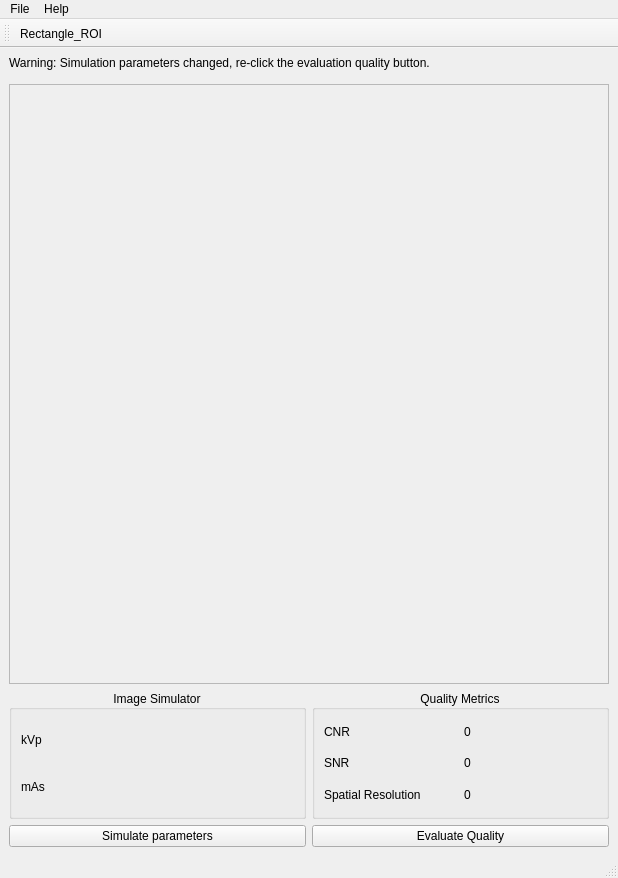
<?xml version="1.0" encoding="UTF-8"?>
<ui version="4.0">
 <class>MainWindow</class>
 <widget class="QMainWindow" name="MainWindow">
  <property name="geometry">
   <rect>
    <x>0</x>
    <y>0</y>
    <width>618</width>
    <height>878</height>
   </rect>
  </property>
  <property name="minimumSize">
   <size>
    <width>618</width>
    <height>878</height>
   </size>
  </property>
  <property name="maximumSize">
   <size>
    <width>16777215</width>
    <height>878</height>
   </size>
  </property>
  <property name="windowTitle">
   <string>MainWindow</string>
  </property>
  <widget class="QWidget" name="centralwidget">
   <layout class="QVBoxLayout" name="central_widget_vlayout">
    <property name="leftMargin">
     <number>9</number>
    </property>
    <property name="topMargin">
     <number>0</number>
    </property>
    <item>
     <widget class="QLabel" name="warning_label">
      <property name="maximumSize">
       <size>
        <width>16777215</width>
        <height>30</height>
       </size>
      </property>
      <property name="text">
       <string>Warning: Simulation parameters changed, re-click the evaluation quality button.</string>
      </property>
     </widget>
    </item>
    <item>
     <widget class="QFrame" name="image_display_frame">
      <property name="minimumSize">
       <size>
        <width>600</width>
        <height>600</height>
       </size>
      </property>
      <property name="maximumSize">
       <size>
        <width>600</width>
        <height>600</height>
       </size>
      </property>
      <property name="frameShape">
       <enum>QFrame::Shape::StyledPanel</enum>
      </property>
      <property name="frameShadow">
       <enum>QFrame::Shadow::Raised</enum>
      </property>
     </widget>
    </item>
    <item>
     <layout class="QHBoxLayout" name="controls_hlayout">
      <item>
       <layout class="QVBoxLayout" name="image_simulator_section_vlayout">
        <item>
         <widget class="QGroupBox" name="image_simulator_groupBox">
          <property name="title">
           <string>Image Simulator</string>
          </property>
          <property name="alignment">
           <set>Qt::AlignmentFlag::AlignCenter</set>
          </property>
          <layout class="QGridLayout" name="image_simulator_groupbox_gridlayout">
           <item row="0" column="0">
            <widget class="QLabel" name="kVp_label">
             <property name="text">
              <string>kVp</string>
             </property>
            </widget>
           </item>
           <item row="1" column="0">
            <widget class="QLabel" name="mAs_label">
             <property name="text">
              <string>mAs</string>
             </property>
            </widget>
           </item>
          </layout>
         </widget>
        </item>
        <item>
         <widget class="QPushButton" name="evaluate_quality_btn_2">
          <property name="text">
           <string>Simulate parameters</string>
          </property>
         </widget>
        </item>
       </layout>
      </item>
      <item>
       <layout class="QVBoxLayout" name="metrics_section_vlayout">
        <item>
         <widget class="QGroupBox" name="quality_metrics_groupBox">
          <property name="title">
           <string>Quality Metrics</string>
          </property>
          <property name="alignment">
           <set>Qt::AlignmentFlag::AlignCenter</set>
          </property>
          <layout class="QGridLayout" name="quality_metrics_groupbox_gridLayout">
           <item row="0" column="0">
            <widget class="QLabel" name="cnr_label">
             <property name="text">
              <string>CNR</string>
             </property>
            </widget>
           </item>
           <item row="0" column="1">
            <widget class="QLabel" name="cnr_value_label">
             <property name="text">
              <string>0</string>
             </property>
            </widget>
           </item>
           <item row="1" column="0">
            <widget class="QLabel" name="snr_label">
             <property name="text">
              <string>SNR</string>
             </property>
            </widget>
           </item>
           <item row="1" column="1">
            <widget class="QLabel" name="snr_value_label">
             <property name="text">
              <string>0</string>
             </property>
            </widget>
           </item>
           <item row="2" column="0">
            <widget class="QLabel" name="spatial_resolution_label">
             <property name="text">
              <string>Spatial Resolution</string>
             </property>
            </widget>
           </item>
           <item row="2" column="1">
            <widget class="QLabel" name="spatial_resolution_value_label">
             <property name="text">
              <string>0</string>
             </property>
            </widget>
           </item>
          </layout>
         </widget>
        </item>
        <item>
         <widget class="QPushButton" name="evaluate_quality_btn">
          <property name="text">
           <string>Evaluate Quality</string>
          </property>
         </widget>
        </item>
       </layout>
      </item>
     </layout>
    </item>
   </layout>
  </widget>
  <widget class="QMenuBar" name="menubar">
   <property name="geometry">
    <rect>
     <x>0</x>
     <y>0</y>
     <width>618</width>
     <height>20</height>
    </rect>
   </property>
   <widget class="QMenu" name="menuFile">
    <property name="title">
     <string>File</string>
    </property>
    <addaction name="actionImport_Image"/>
    <addaction name="actionExit"/>
   </widget>
   <widget class="QMenu" name="menuHelp">
    <property name="title">
     <string>Help</string>
    </property>
    <addaction name="actionDocumentation"/>
   </widget>
   <addaction name="menuFile"/>
   <addaction name="menuHelp"/>
  </widget>
  <widget class="QStatusBar" name="statusbar"/>
  <widget class="QToolBar" name="toolBar">
   <property name="windowTitle">
    <string>toolBar</string>
   </property>
   <property name="toolButtonStyle">
    <enum>Qt::ToolButtonStyle::ToolButtonIconOnly</enum>
   </property>
   <attribute name="toolBarArea">
    <enum>TopToolBarArea</enum>
   </attribute>
   <attribute name="toolBarBreak">
    <bool>false</bool>
   </attribute>
   <addaction name="actionRectangle_ROI"/>
  </widget>
  <action name="actionRectangle_ROI">
   <property name="icon">
    <iconset resource="icons.qrc">
     <normaloff>:/Icons/assets/icons/rectangle_roi.png</normaloff>:/Icons/assets/icons/rectangle_roi.png</iconset>
   </property>
   <property name="text">
    <string>Rectangle_ROI</string>
   </property>
   <property name="toolTip">
    <string>Select a rectangular region of interest. Shortcut is ctrl+R</string>
   </property>
   <property name="shortcut">
    <string>Ctrl+R</string>
   </property>
   <property name="menuRole">
    <enum>QAction::MenuRole::NoRole</enum>
   </property>
  </action>
  <action name="actionImport_Image">
   <property name="text">
    <string>Import Image</string>
   </property>
   <property name="shortcut">
    <string>Ctrl+I</string>
   </property>
  </action>
  <action name="actionExit">
   <property name="text">
    <string>Exit</string>
   </property>
   <property name="shortcut">
    <string>Ctrl+Q</string>
   </property>
  </action>
  <action name="actionDocumentation">
   <property name="text">
    <string>Documentation</string>
   </property>
   <property name="shortcut">
    <string>Ctrl+D</string>
   </property>
  </action>
 </widget>
 <resources>
  <include location="icons.qrc"/>
 </resources>
 <connections/>
</ui>
